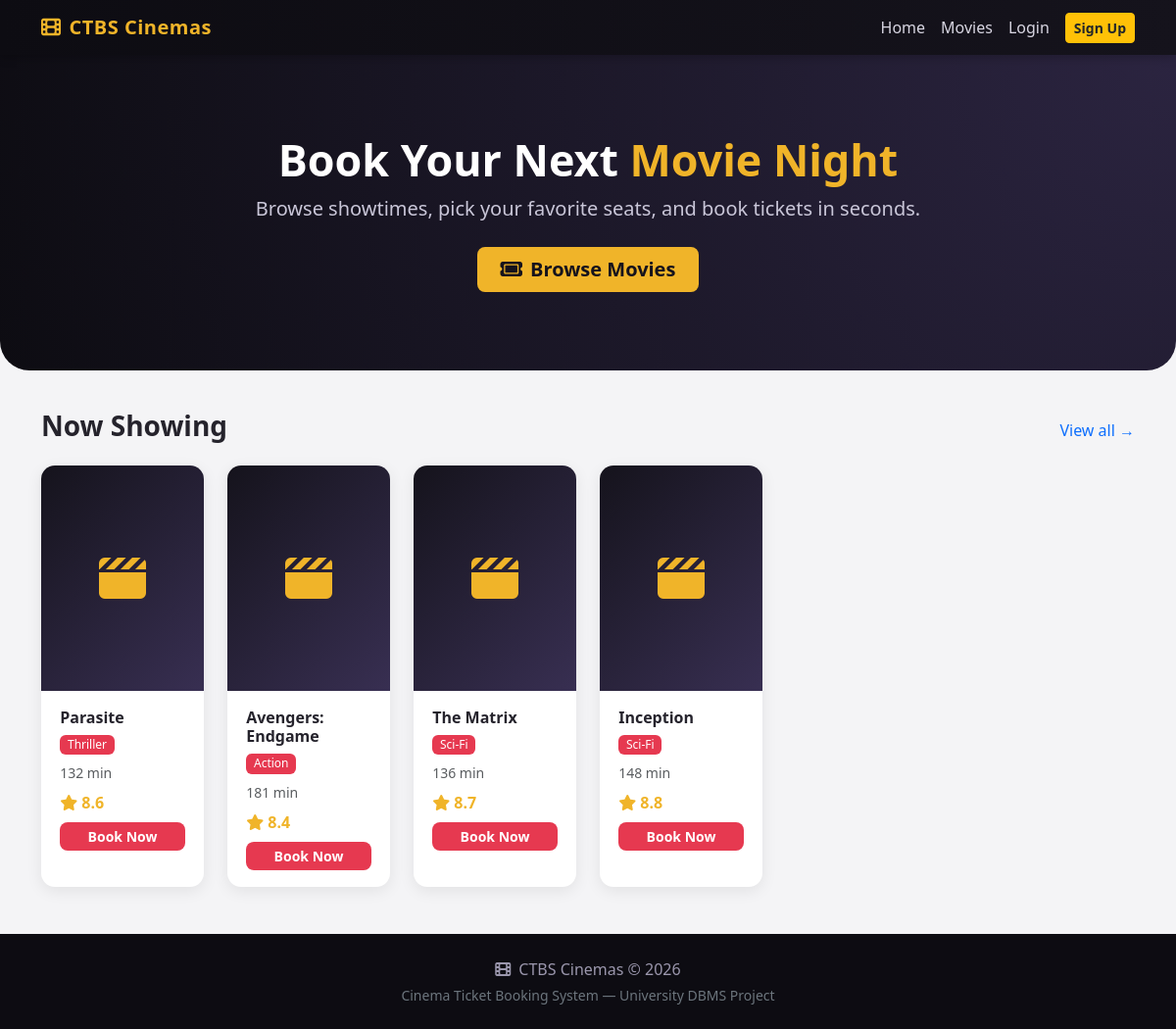
The page / on the database its author committed.
### tables this page shows
CREATE TABLE Movie (
    movie_id INT PRIMARY KEY AUTO_INCREMENT,
    title VARCHAR(200),
    genre VARCHAR(100),
    duration_minutes INT,
    release_date DATE,
    director VARCHAR(100),
    rating DECIMAL(3,1),
    is_active BOOLEAN DEFAULT TRUE
);

### includes/auth.php (called while the page is built, shortened)
<?php
function h($str) {
    return htmlspecialchars($str ?? '', ENT_QUOTES, 'UTF-8');
}

### index.php (the view, shortened to what this page needs)
<?php
require_once 'includes/db.php';
require_once 'includes/auth.php';
$sql = "SELECT DISTINCT m.* FROM Movie m
        JOIN Shows sh ON sh.movie_id = m.movie_id
        WHERE m.is_active = TRUE AND sh.is_active = TRUE
        ORDER BY m.movie_id DESC LIMIT 6";
$result = mysqli_query($conn, $sql);
include 'includes/header.php';
?>
<section class="hero">
  <div class="container text-center">
    <h1>Book Your Next <span class="text-accent">Movie Night</span></h1>
    <p class="lead mb-4">Browse showtimes, pick your favorite seats, and book tickets in seconds.</p>
    <a href="movies.php" class="btn btn-gold btn-lg px-4"><i class="fa-solid fa-ticket me-2"></i>Browse Movies</a>
  </div>
</section>
<div class="container">
  <div class="d-flex justify-content-between align-items-center mb-3">
    <h3 class="fw-bold">Now Showing</h3>
    <a href="movies.php" class="text-decoration-none">View all &rarr;</a>
  </div>
  <div class="row g-4">
    <?php if ($result && mysqli_num_rows($result) > 0): ?>
      <?php while ($movie = mysqli_fetch_assoc($result)): ?>
        <div class="col-sm-6 col-md-4 col-lg-2">
          <div class="movie-card">
            <div class="movie-poster"><i class="fa-solid fa-clapperboard"></i></div>
            <div class="card-body">
              <h6 class="fw-bold mb-1"><?php echo h($movie['title']); ?></h6>
              <span class="badge badge-genre mb-2"><?php echo h($movie['genre']); ?></span>
              <div class="small text-muted mb-2"><?php echo intval($movie['duration_minutes']); ?> min</div>
              <div class="rating mb-2"><i class="fa-solid fa-star"></i> <?php echo h($movie['rating']); ?></div>
              <a href="movie_details.php?id=<?php echo (int)$movie['movie_id']; ?>" class="btn btn-cinema btn-sm w-100">Book Now</a>
            </div>
          </div>
        </div>
      <?php endwhile; ?>
    <?php else: ?>
      <p class="text-muted">No movies currently scheduled. Please check back soon.</p>
    <?php endif; ?>
  </div>
</div>
<?php include 'includes/footer.php'; ?>

### css/style.css (style rules this page uses)
:root { --cinema-dark: #15131c; --cinema-darker: #0d0c12; --cinema-red: #e63950; --cinema-gold: #f0b429; --cinema-light: #f4f4f6; --cinema-card: #1f1c29; --cinema-muted: #9b97ad; }
body { background-color: var(--cinema-light); font-family: 'Segoe UI', Roboto, Arial, sans-serif; color: #25232c; }
.hero { background: radial-gradient(circle at top right, #2b2440, var(--cinema-darker)); color: #fff; padding: 80px 0; border-radius: 0 0 30px 30px; margin-bottom: 40px; }
.hero h1 { font-weight: 800; font-size: 2.8rem; }
.hero .text-accent { color: var(--cinema-gold); }
.hero p { color: #c9c6d8; }
.movie-card { border: none; border-radius: 14px; overflow: hidden; background: #fff; box-shadow: 0 4px 16px rgba(0,0,0,.08); transition: transform .2s ease, box-shadow .2s ease; height: 100%; }
.movie-poster { height: 230px; background: linear-gradient(135deg, var(--cinema-dark), #382f52); display: flex; align-items: center; justify-content: center; color: var(--cinema-gold); font-size: 3rem; }
.movie-card .card-body { padding: 1.1rem 1.2rem; }
.movie-card .badge-genre { background: var(--cinema-red); color: #fff; font-weight: 500; }
.movie-card .rating { color: var(--cinema-gold); font-weight: 600; }
.btn-cinema { background: var(--cinema-red); color: #fff; border: none; font-weight: 600; border-radius: 8px; }
.btn-gold { background: var(--cinema-gold); color: #15131c; font-weight: 700; border: none; border-radius: 8px; }

### rows shown on the page
movie: title "Parasite", genre "Thriller", duration_minutes "132", rating "8.6"
movie: title "Avengers: Endgame", genre "Action", duration_minutes "181", rating "8.4"
movie: title "The Matrix", genre "Sci-Fi", duration_minutes "136", rating "8.7"
movie: title "Inception", genre "Sci-Fi", duration_minutes "148", rating "8.8"
